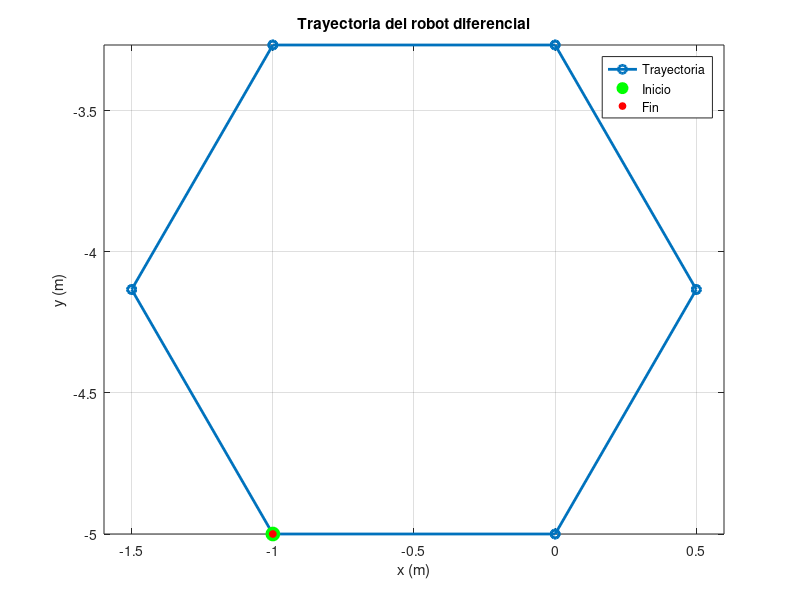

Source code (MATLAB):
% Datos de entrada
v = [1.0 0.0 1.0 0.0 1.0 0.0 1.0 0.0 1.0 0.0 1.0 0.0];  % velocidad lineal
w = [0.0 pi/3 0.0 pi/3 0.0 pi/3 0.0 pi/3 0.0 pi/3 0.0 pi/3];  % velocidad angular
dt = 1.0;  % tiempo por paso

% Estado inicial
x(1) = -1;
y(1) = -5;
theta(1) = 0;

% Simulación
for i = 1:length(v)
    if w(i) == 0
        % Movimiento recto
        x(i+1) = x(i) + v(i) * dt * cos(theta(i));
        y(i+1) = y(i) + v(i) * dt * sin(theta(i));
        theta(i+1) = theta(i);
    else
        % Giro en el lugar
        x(i+1) = x(i);
        y(i+1) = y(i);
        theta(i+1) = theta(i) + w(i) * dt;
    end
end

% Graficar la trayectoria
figure;
plot(x, y, 'o-', 'LineWidth', 2); hold on;
grid on;
xlabel('x (m)');
ylabel('y (m)');
title('Trayectoria del robot diferencial');
axis equal;

% Marcar punto de inicio y fin
plot(x(1), y(1), 'go', 'MarkerSize', 10, 'MarkerFaceColor', 'g');  % inicio
plot(x(end), y(end), 'ro', 'MarkerSize', 5, 'MarkerFaceColor', 'r');  % fin

legend('Trayectoria', 'Inicio', 'Fin');
